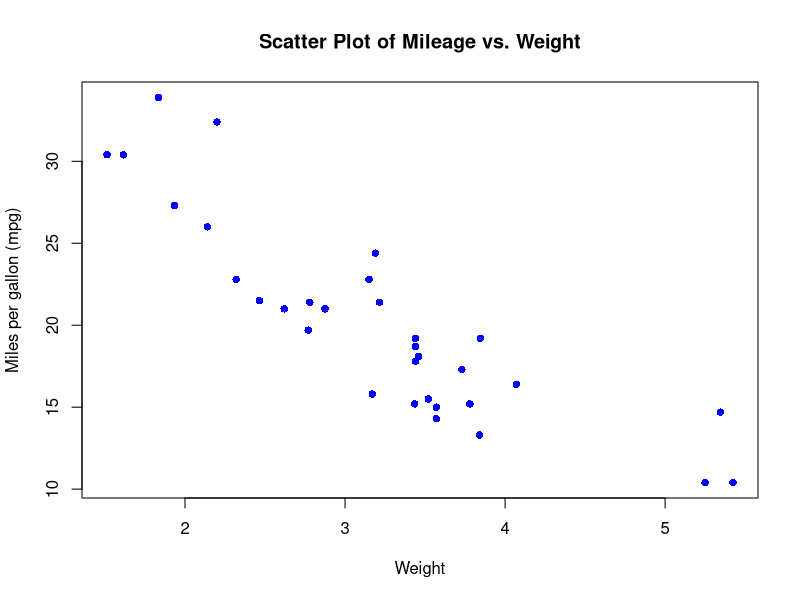
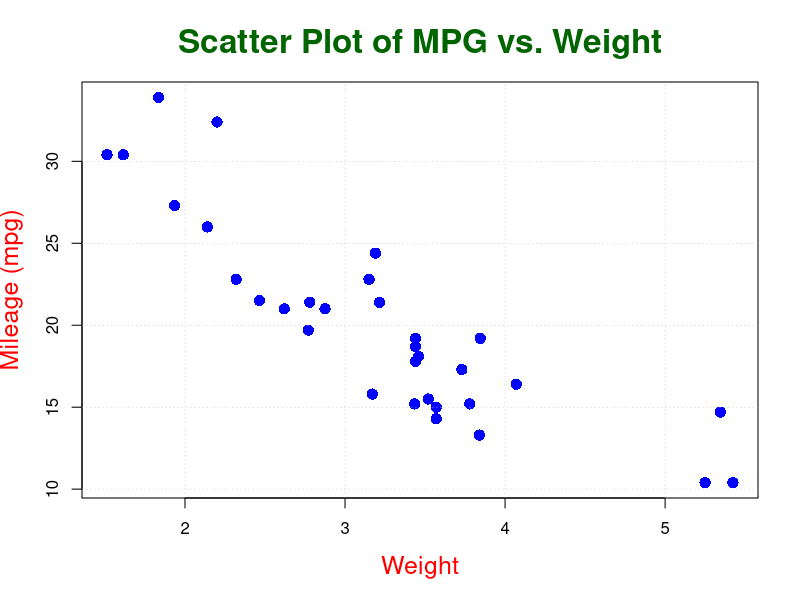
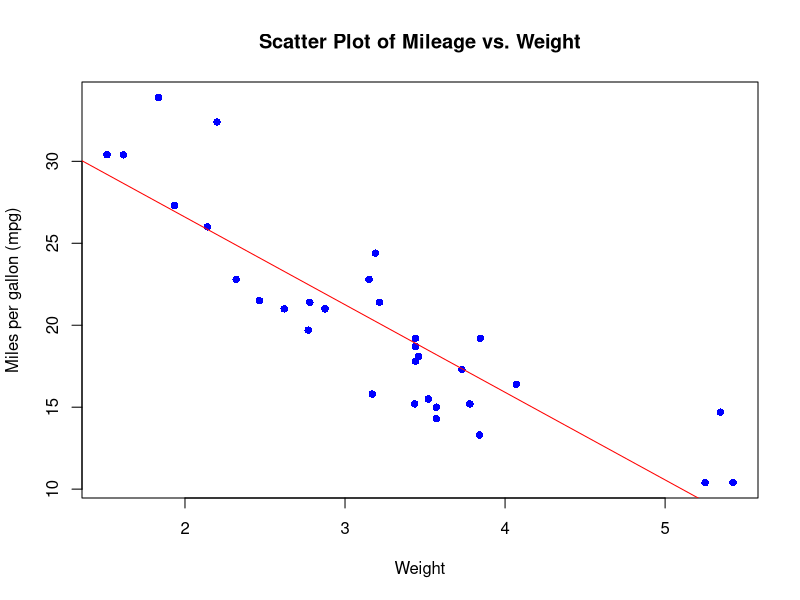
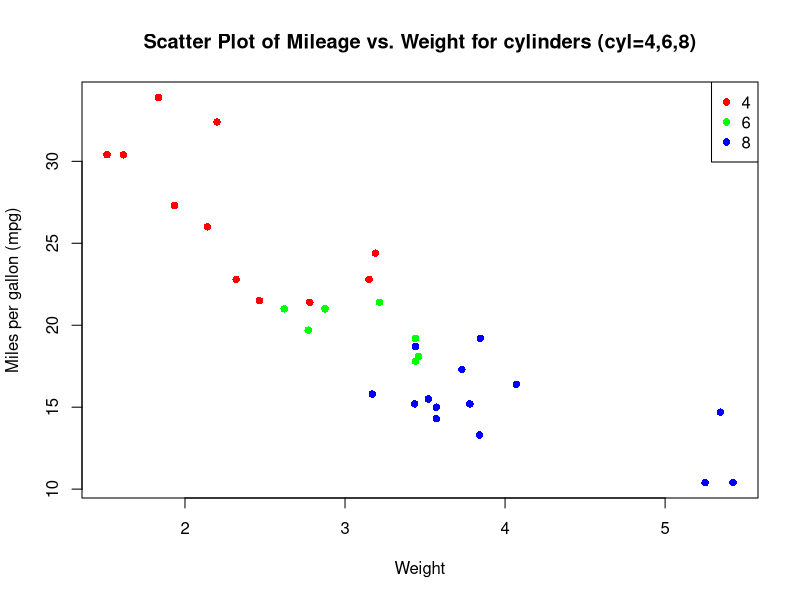
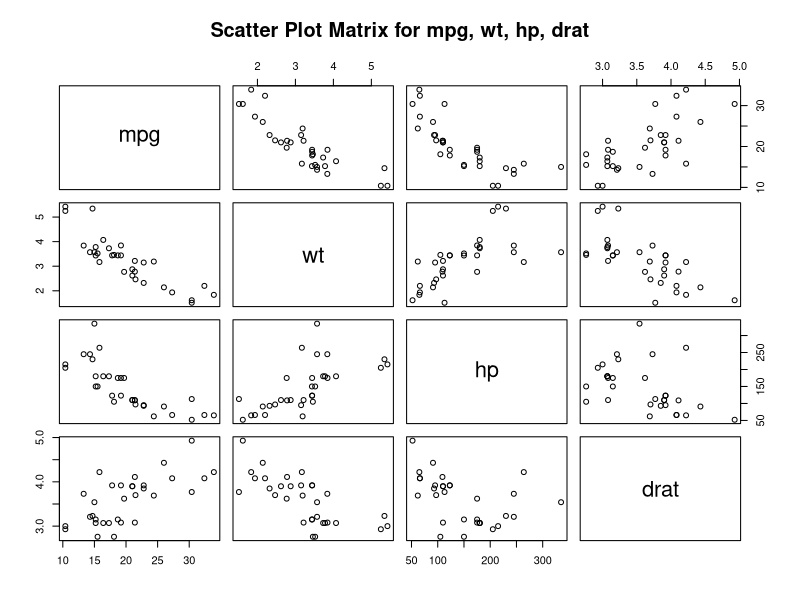
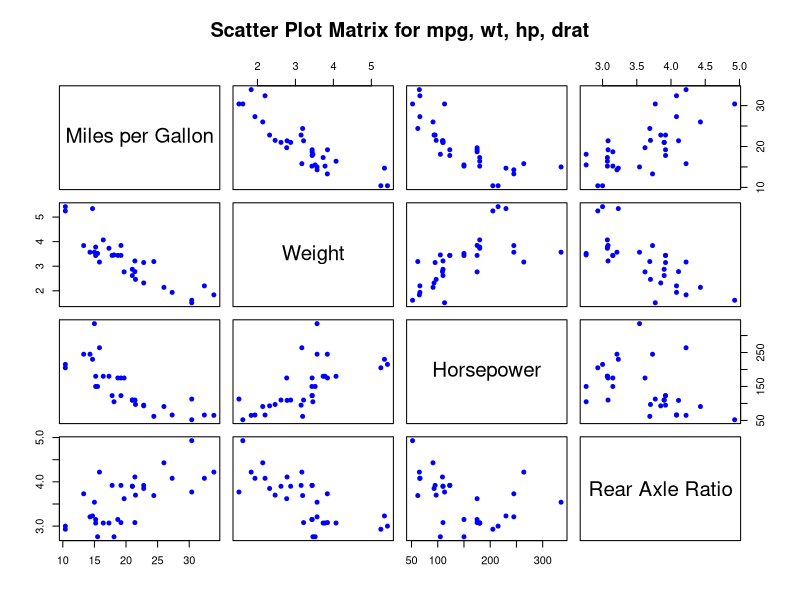
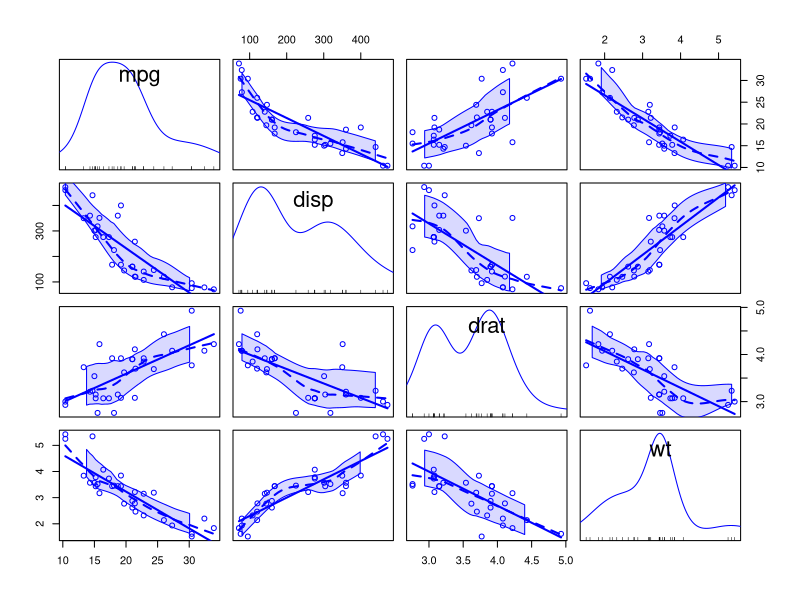
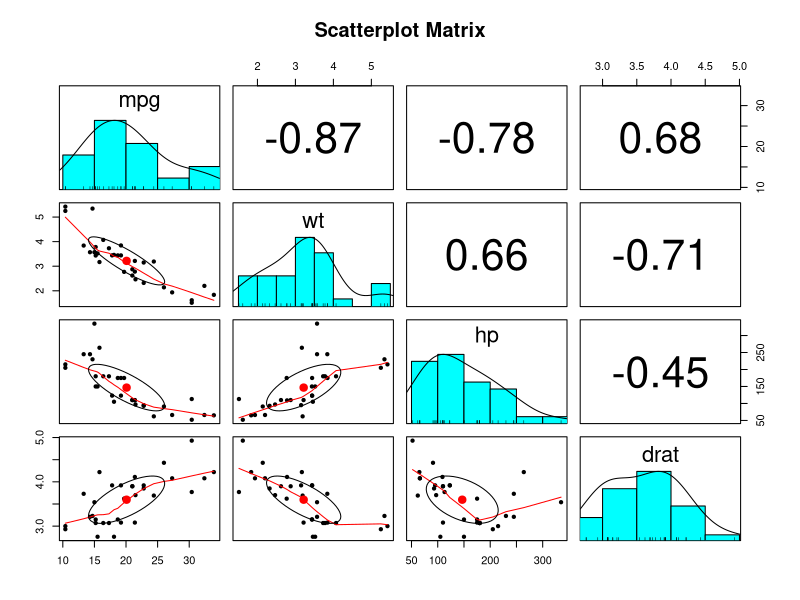

These charts were generated, in order, by the following R code:
## ---- chunk 1
# Load the required libraries, suppressing annoying startup messages
library(tibble) 
suppressPackageStartupMessages(library(dplyr))
# Read the mtcars dataset into a tibble called tb
data(mtcars)
tb <- as_tibble(mtcars)
# Convert several numeric columns into factor variables
tb$cyl <- as.factor(tb$cyl) # cyl = {4,6,8}, number of cylinders
tb$am <- as.factor(tb$am) # am = {0,1}, 0:automatic, 1: manual transmission
tb$vs <- as.factor(tb$vs) # vs = {0,1}, v-shaped engine, 0:no, 1:yes
tb$gear <- as.factor(tb$gear) # gear = {3,4,5}, number of gears
# Directly access the data columns of tb, without tb$mpg
attach(tb)
## ---- chunk 2
plot(tb$wt, 
     tb$mpg, 
     main = "Scatter Plot of Mileage vs. Weight",
     xlab = "Weight", ylab = "Miles per gallon (mpg)", 
     pch = 16, 
     col="blue")
## ---- chunk 3
# Create the scatterplot
plot(tb$wt, 
     tb$mpg, 
     main = "Scatter Plot of MPG vs. Weight",
     xlab = "Weight", ylab = "Mileage (mpg)", 
     pch = 16, cex = 1.5, col="blue", 
     col.lab="red", cex.lab=1.5,
     col.main="darkgreen", cex.main=2,
     bg = "gray")

# Add a grid
grid(col = "gray", lty = "dotted", lwd = 0.5)

## ---- chunk 4
# Create the scatterplot
plot(tb$wt, 
     tb$mpg, 
     main = "Scatter Plot of Mileage vs. Weight",
     xlab = "Weight", ylab = "Miles per gallon (mpg)", 
     pch = 16, 
     col="blue")

# Fit a linear model
fit <- lm(tb$mpg ~ tb$wt)
# Add a regression line
abline(fit, col = "red")
## ---- chunk 5
# Create the scatterplot with points colored by cyl
plot(tb$wt, 
     tb$mpg, 
     main = "Scatter Plot of Mileage vs. Weight for cylinders (cyl=4,6,8)",
     xlab = "Weight", ylab = "Miles per gallon (mpg)", 
     pch = 16, 
     col=c("red","green","blue")[tb$cyl])

# Add a legend
legend("topright", 
       legend = levels(tb$cyl), 
       col = c("red", "green", "blue"), 
       pch = 16)

## ---- chunk 6
# scatter plot matrix for mpg, wt, hp, drat
pairs(tb[,c("mpg","wt","hp","drat")],
      main = "Scatter Plot Matrix for mpg, wt, hp, drat"
      )
## ---- chunk 7
# scatter plot matrix for mpg, wt, hp, drat
pairs(tb[,c("mpg","wt","hp","drat")],
      main = "Scatter Plot Matrix for mpg, wt, hp, drat",
      pch = 19,
      labels = c("Miles per Gallon", "Weight", "Horsepower", "Rear Axle Ratio"),
      col = c("blue"),
      cex = 0.8
      )
## ---- chunk 8
# Load the car package
library(car)

# Create a scatterplot matrix using scatterplotMatrix()
scatterplotMatrix(~ mpg + disp +drat +wt, 
                  data = tb, col = c("blue", "red")) 

## ---- chunk 9
# Load the psych package
library(psych)

# Create a scatterplot matrix using pairs.panels()
pairs.panels(tb[,c("mpg","wt","hp","drat")], 
             main = "Scatterplot Matrix")

